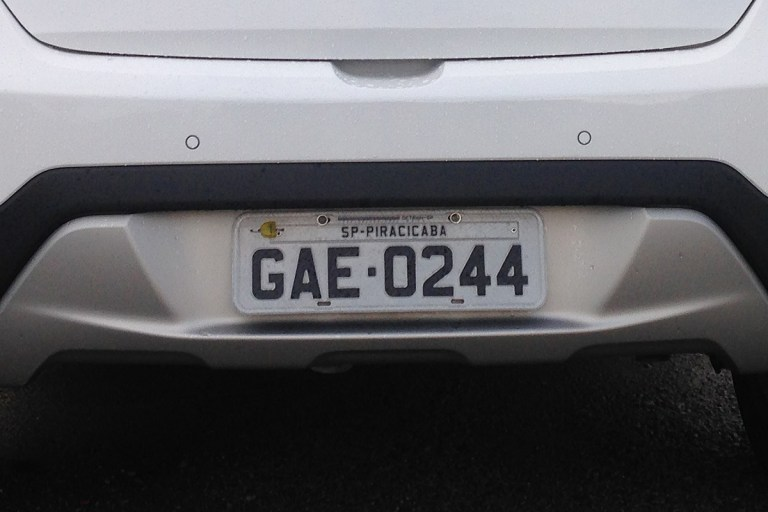
#> input picture placaFoco.jpg, 768 x 512 px
$ python lpr.py   (older library calls are emulated)
#> lines starting #> are read from the running program, lines starting #| are printed output that depends on the picture; after the words box and inside, x2 and y2 are one past the last pixel; in counts of white or black regions, pixels touching at a corner belong together
import cv2
import numpy as np
from matplotlib import pyplot as plt

img    = cv2.imread('placaFoco.jpg',0)
#> img: shape (512, 768); min 0, max 241, mean 98.9
newImg = cv2.blur(img,(5,5))
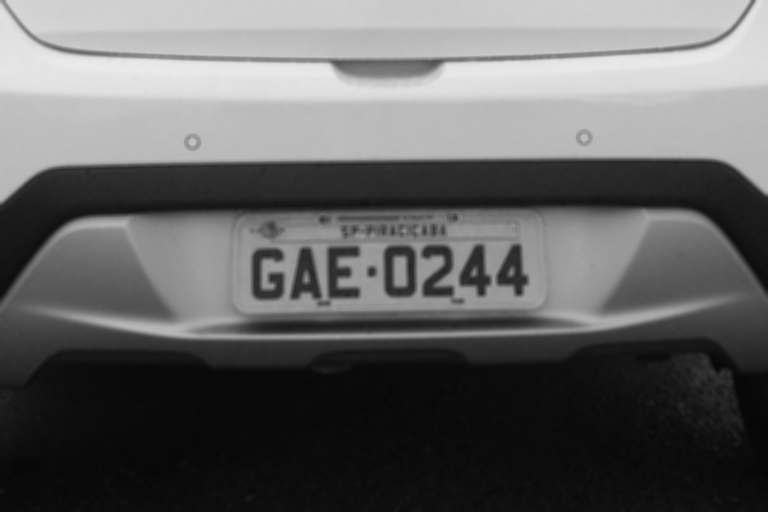
#> newImg: shape (512, 768); min 7, max 235, mean 98.9
img    = newImg

laplacian   = cv2.Laplacian(img,cv2.CV_64F)
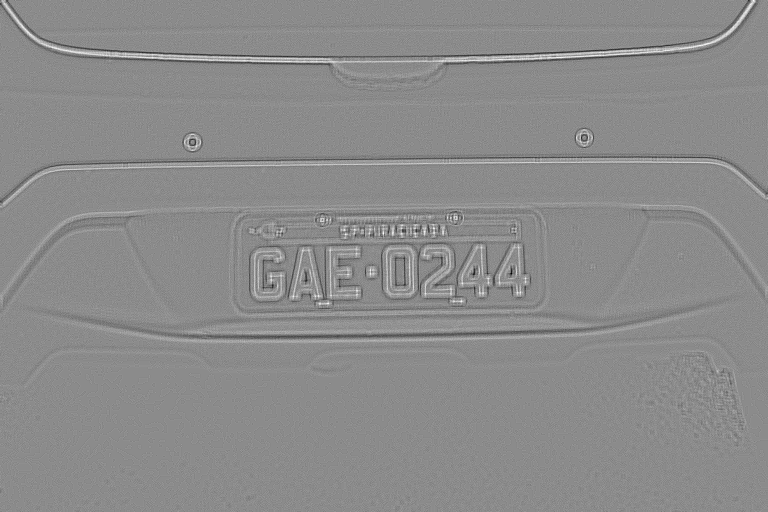
#> laplacian: shape (512, 768) float64; min -41, max 34, mean 0; drawn with min black and max white
sobelx      = cv2.Sobel(img,cv2.CV_8U,1,0,ksize=3,scale=1,delta=0,borderType=cv2.BORDER_DEFAULT)
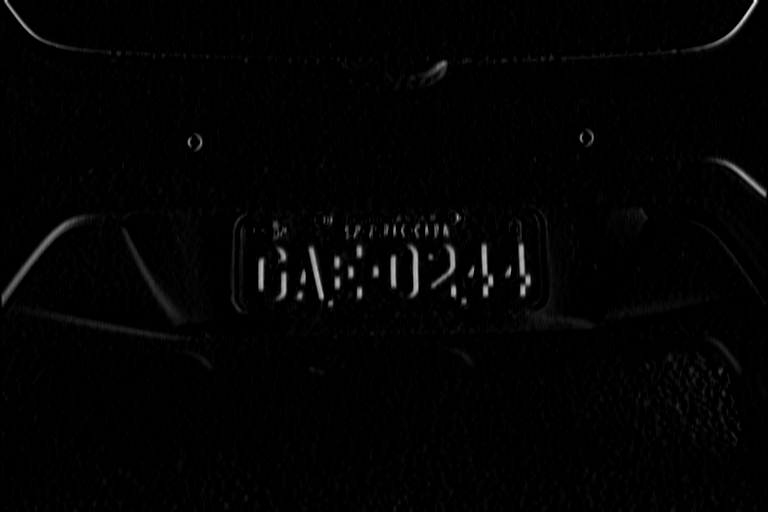
#> sobelx: shape (512, 768); min 0, max 252, mean 3
sobely      = cv2.Sobel(img,cv2.CV_8U,0,1,ksize=3,scale=1,delta=0,borderType=cv2.BORDER_DEFAULT)
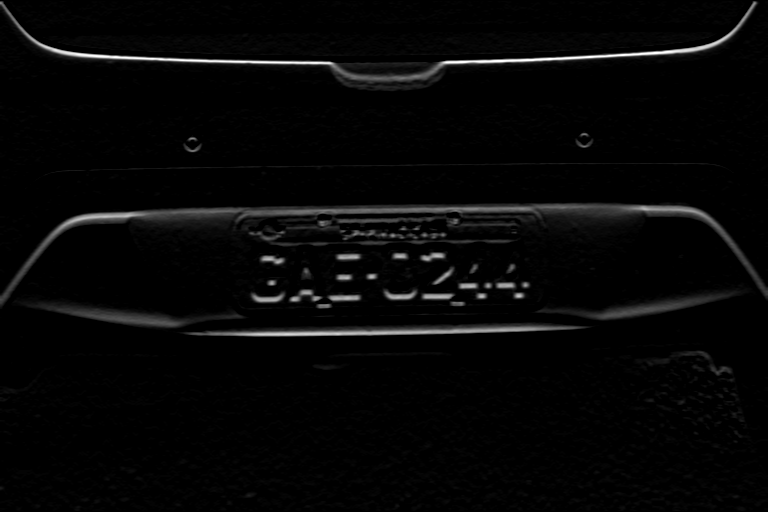
#> sobely: shape (512, 768); min 0, max 255, mean 6.6

#aplicado o threshold sobre o Sobel de X
tmp, imgThs = cv2.threshold(sobelx,0,255,cv2.THRESH_OTSU+cv2.THRESH_BINARY)
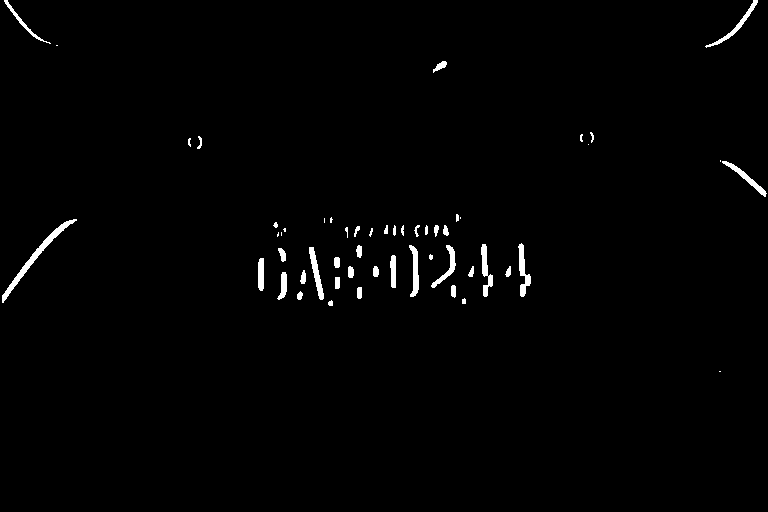
#> imgThs: shape (512, 768); 1.2% white; 54 white regions (15 under 20 px), largest, box (x1, y1, x2, y2) and area: (2, 219, 77, 303) 612, (518, 243, 531, 297) 310, (309, 247, 324, 300) 297
#> tmp = 57

# [9 lines of commented-out code are left out]
morph       = cv2.getStructuringElement(cv2.MORPH_RECT,(40,13))

#captura das regioes que possam conter a placa
plateDetect = cv2.morphologyEx(imgThs,cv2.MORPH_CLOSE,morph)
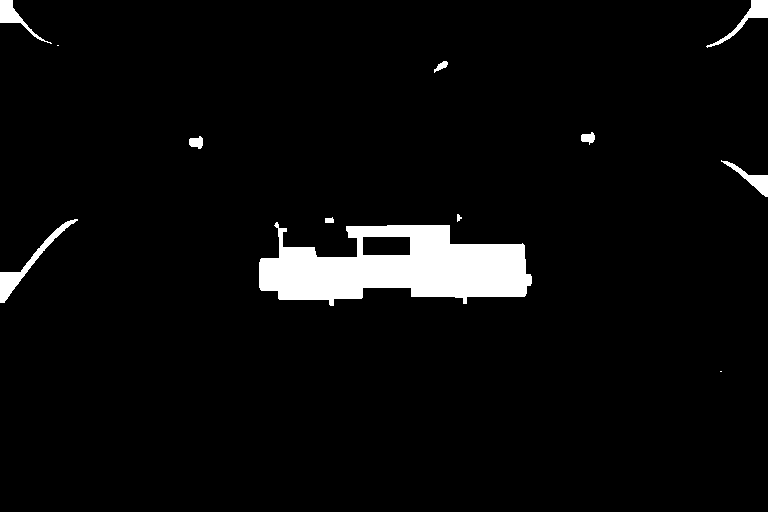
#> plateDetect: shape (512, 768); 4.3% white; 12 white regions (2 under 20 px)
regionPlate = plateDetect.copy()

contours, hierarchy = cv2.findContours(regionPlate,cv2.RETR_EXTERNAL,cv2.CHAIN_APPROX_NONE)
#> contours = 12 contours, 3 with area under 20; largest, box (x1, y1, x2, y2) and area: (259, 222, 532, 306) 14594, (0, 219, 78, 303) 804, (706, 0, 768, 48) 461, (0, 0, 52, 44) 418, (721, 160, 768, 197) 392

cv2.drawContours(regionPlate,contours,-1,(255,255,255),18)
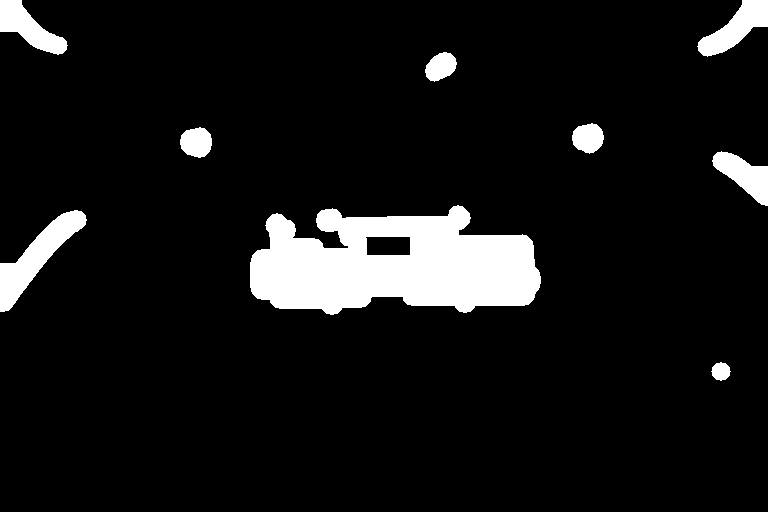
#> regionPlate: shape (512, 768); 8.3% white; 9 white regions, largest, box (x1, y1, x2, y2) and area: (250, 205, 541, 315) 22287, (0, 210, 87, 312) 2931, (697, 0, 768, 57) 1843

plt.subplot(3,3,1)
plt.imshow(img,cmap = 'gray')
plt.title('Original')
plt.xticks([])
plt.yticks([])

plt.subplot(3,3,2)
plt.imshow(laplacian,cmap = 'gray')
plt.title('Laplacian')
plt.xticks([]), plt.yticks([])

plt.subplot(3,3,3)
plt.imshow(sobelx,cmap = 'gray')
plt.title('Sobel X')
plt.xticks([]), plt.yticks([])

plt.subplot(3,3,4)
plt.imshow(sobely,cmap = 'gray')
plt.title('Sobel Y')
plt.xticks([]), plt.yticks([])

plt.subplot(3,3,5)
plt.imshow(imgThs,cmap = 'gray')
plt.title('Threshold')
plt.xticks([]), plt.yticks([])

plt.subplot(3,3,6)
plt.imshow(plateDetect,cmap = 'gray')
plt.title('Morphology')
plt.xticks([]), plt.yticks([])

plt.subplot(3,3,7)
plt.imshow(regionPlate,cmap = 'gray')
plt.title('Draw Contours')
plt.xticks([]), plt.yticks([])

plt.show()
